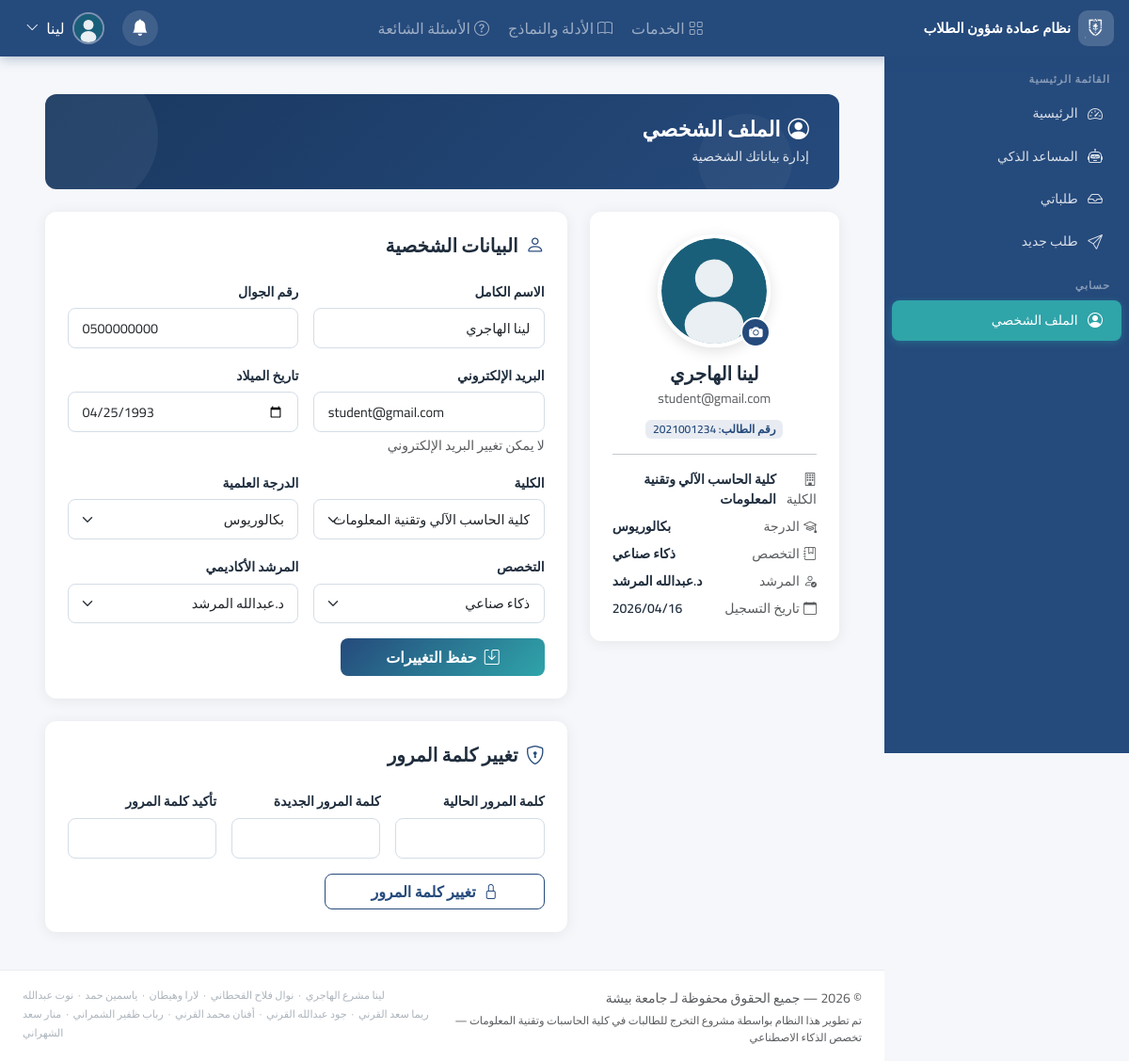
The page /student/profile.php (signed in) on the database its author committed.
### tables this page shows
CREATE TABLE `system_settings` (
  `id` int(10) UNSIGNED NOT NULL,
  `setting_key` varchar(100) NOT NULL,
  `setting_value` text DEFAULT NULL,
  `updated_at` datetime DEFAULT current_timestamp() ON UPDATE current_timestamp()
);

CREATE TABLE `users` (
  `id` int(10) UNSIGNED NOT NULL,
  `user_type_id` int(10) UNSIGNED NOT NULL,
  `student_number` varchar(20) DEFAULT NULL,
  `full_name` varchar(150) NOT NULL,
  `national_id` varchar(20) DEFAULT NULL,
  `phone` varchar(20) DEFAULT NULL,
  `email` varchar(150) NOT NULL,
  `password` varchar(255) NOT NULL,
  `date_of_birth` date DEFAULT NULL,
  `gender` enum('male','female') DEFAULT 'male',
  `college_id` int(10) UNSIGNED DEFAULT NULL,
  `degree_id` int(10) UNSIGNED DEFAULT NULL,
  `major_id` int(10) UNSIGNED DEFAULT NULL,
  `academic_advisor_id` int(10) UNSIGNED DEFAULT NULL,
  `profile_image` varchar(255) DEFAULT NULL,
  `status` enum('active','inactive','suspended') DEFAULT 'active',
  `activation` tinyint(1) DEFAULT 1,
  `last_login` datetime DEFAULT NULL,
  `created_at` datetime DEFAULT current_timestamp(),
  `updated_at` datetime DEFAULT current_timestamp() ON UPDATE current_timestamp()
);

CREATE TABLE `colleges` (
  `id` int(10) UNSIGNED NOT NULL,
  `title` varchar(150) NOT NULL,
  `status` enum('active','inactive') DEFAULT 'active'
);

CREATE TABLE `degrees` (
  `id` int(10) UNSIGNED NOT NULL,
  `title` varchar(100) NOT NULL,
  `status` enum('active','inactive') DEFAULT 'active'
);

CREATE TABLE `majors` (
  `id` int(10) UNSIGNED NOT NULL,
  `title` varchar(200) NOT NULL,
  `college_id` int(10) UNSIGNED DEFAULT NULL,
  `degree_id` int(10) UNSIGNED DEFAULT NULL,
  `status` enum('active','inactive') DEFAULT 'active',
  `created_at` timestamp NOT NULL DEFAULT current_timestamp()
);

### student/profile.php (the view, shortened to what the rows shown need)
<?php
require_once __DIR__ . '/../includes/db.php';
require_once __DIR__ . '/../includes/functions.php';
$userId = getUserId();
$stmt = $pdo->prepare("
    SELECT u.*, ut.title as user_type, c.title as college_title, d.title as degree_title,
           m.title as major_title, adv.full_name as advisor_name
    FROM users u
    JOIN user_types ut ON ut.id = u.user_type_id
    LEFT JOIN colleges c ON c.id = u.college_id
    LEFT JOIN degrees d ON d.id = u.degree_id
    LEFT JOIN majors m ON m.id = u.major_id
    LEFT JOIN users adv ON adv.id = u.academic_advisor_id
    WHERE u.id = ?
");
$stmt->execute([$userId]);
$user = $stmt->fetch();
$colleges  = $pdo->query("SELECT * FROM colleges WHERE status='active' ORDER BY title")->fetchAll();
$degrees   = $pdo->query("SELECT * FROM degrees  WHERE status='active' ORDER BY title")->fetchAll();
$majors    = $pdo->query("SELECT * FROM majors   WHERE status='active' ORDER BY title")->fetchAll();
$advisorTypeId = (int)$pdo->query("SELECT id FROM user_types WHERE title='academic_advisor'")->fetchColumn();
$advisors = $pdo->prepare("SELECT id, full_name FROM users WHERE user_type_id=? AND status='active' ORDER BY full_name");
$advisors->execute([$advisorTypeId]);
$advisors = $advisors->fetchAll();
require_once __DIR__ . '/../includes/header.php';
?>
<div class="container-fluid px-4 py-3">
    <div class="page-header">
        <h1><i class="bi bi-person-circle me-2"></i>الملف الشخصي</h1>
    </div>
    <div class="row g-4">
        <div class="col-lg-4">
            <div class="std-card p-4 text-center">
                <div class="profile-avatar-wrap">
                    <img src="<?= getUserAvatar($user['profile_image'] ?? '', $user['gender']) ?>"
                         alt="صورتي" class="profile-avatar" id="avatarPreview">
                    <label for="avatarInput" class="profile-avatar-edit" title="تغيير الصورة">
                        <i class="bi bi-camera-fill"></i>
                    </label>
                </div>
                <h5 class="fw-bold mb-1"><?= htmlspecialchars($user['full_name']) ?></h5>
                <p class="text-muted small mb-2"><?= htmlspecialchars($user['email']) ?></p>
                <?php if ($user['student_number']): ?>
                    <span class="badge bg-primary-soft text-primary">رقم الطالب: <?= htmlspecialchars($user['student_number']) ?></span>
                <?php endif; ?>
                <hr>
                <div class="text-start">
                    <div class="d-flex justify-content-between small mb-2">
                        <span class="text-muted"><i class="bi bi-building me-1"></i>الكلية</span>
                        <span class="fw-600"><?= htmlspecialchars($user['college_title'] ?? '—') ?></span>
                    </div>
                    <div class="d-flex justify-content-between small mb-2">
                        <span class="text-muted"><i class="bi bi-mortarboard me-1"></i>الدرجة</span>
                        <span class="fw-600"><?= htmlspecialchars($user['degree_title'] ?? '—') ?></span>
                    </div>
                    <div class="d-flex justify-content-between small mb-2">
                        <span class="text-muted"><i class="bi bi-journal-bookmark me-1"></i>التخصص</span>
                        <span class="fw-600"><?= htmlspecialchars($user['major_title'] ?? '—') ?></span>
                    </div>
                    <div class="d-flex justify-content-between small mb-2">
                        <span class="text-muted"><i class="bi bi-person-check me-1"></i>المرشد</span>
                        <span class="fw-600"><?= htmlspecialchars($user['advisor_name'] ?? '—') ?></span>
                    </div>
                    <div class="d-flex justify-content-between small">
                        <span class="text-muted"><i class="bi bi-calendar me-1"></i>تاريخ التسجيل</span>
                        <span class="fw-600"><?= formatDate($user['created_at']) ?></span>
                    </div>
                </div>
            </div>
        </div>
        <div class="col-lg-8">
            <div class="std-card p-4 mb-4">
                <form method="POST" action="/STD/backend/update_profile.php" enctype="multipart/form-data" id="profileForm">
                    <div class="row g-3">
                        <div class="col-md-6">
                            <label class="form-label">الاسم الكامل</label>
                            <input type="text" name="full_name" class="form-control" required
                                   value="<?= htmlspecialchars($user['full_name']) ?>">
                        </div>
                        <div class="col-md-6">
                            <label class="form-label">رقم الجوال</label>
                            <input type="tel" name="phone" class="form-control"
                                   value="<?= htmlspecialchars($user['phone'] ?? '') ?>">
                        </div>
                        <div class="col-md-6">
                            <label class="form-label">البريد الإلكتروني</label>
                            <input type="email" class="form-control" value="<?= htmlspecialchars($user['email']) ?>" readonly>
                            <div class="form-text">لا يمكن تغيير البريد الإلكتروني</div>
                        </div>
                        <div class="col-md-6">
                            <label class="form-label">تاريخ الميلاد</label>
                            <input type="date" name="date_of_birth" class="form-control"
                                   value="<?= htmlspecialchars($user['date_of_birth'] ?? '') ?>">
                        </div>
                        <div class="col-md-6">
                            <label class="form-label">الكلية</label>
                            <select name="college_id" class="form-select">
                                <?php foreach ($colleges as $c): ?>
                                    <option value="<?= $c['id'] ?>" <?= $user['college_id'] == $c['id'] ? 'selected' : '' ?>>
                                        <?= htmlspecialchars($c['title']) ?>
                                    </option>
                                <?php endforeach; ?>
                            </select>
                        </div>
                        <div class="col-md-6">
                            <label class="form-label">الدرجة العلمية</label>
                            <select name="degree_id" class="form-select">
                                <?php foreach ($degrees as $d): ?>
                                    <option value="<?= $d['id'] ?>" <?= $user['degree_id'] == $d['id'] ? 'selected' : '' ?>>
                                        <?= htmlspecialchars($d['title']) ?>
                                    </option>
                                <?php endforeach; ?>
                            </select>
                        </div>
                        <div class="col-md-6">
                            <label class="form-label">التخصص</label>
                            <select name="major_id" class="form-select">
                                <?php foreach ($majors as $m): ?>
                                    <option value="<?= $m['id'] ?>" <?= $user['major_id'] == $m['id'] ? 'selected' : '' ?>>
                                        <?= htmlspecialchars($m['title']) ?>
                                    </option>
                                <?php endforeach; ?>
                            </select>
                        </div>
                        <div class="col-md-6">
                            <label class="form-label">المرشد الأكاديمي</label>
                            <select name="academic_advisor_id" class="form-select">
                                <?php foreach ($advisors as $a): ?>
                                    <option value="<?= $a['id'] ?>" <?= $user['academic_advisor_id'] == $a['id'] ? 'selected' : '' ?>>
                                        <?= htmlspecialchars($a['full_name']) ?>
                                    </option>
                                <?php endforeach; ?>
                            </select>
                        </div>
                    </div>
                </form>
            </div>
        </div>
    </div>
</div>
<?php require_once __DIR__ . '/../includes/footer.php'; ?>

### includes/header.php (shortened to what the rows shown need)
<?php
$siteName = getSetting('site_name', 'نظام شؤون الطلاب');
$siteLogo = getSetting('site_logo', '');
$userType  = $_SESSION['user_type'] ?? '';
$prefix = '/STD';
$dashLink = match($userType) {
    'student'          => "$prefix/student/dashboard.php",
    'admin'            => "$prefix/admin/dashboard.php",
    'manager'          => "$prefix/manager/dashboard.php",
    'academic_advisor' => "$prefix/advisor/dashboard.php",
    default            => "$prefix/login.php",
};
?>
<!DOCTYPE html>
<html lang="ar" dir="rtl">
<head>
    <link rel="stylesheet" href="https://cdn.jsdelivr.net/npm/bootstrap@5.3.3/dist/css/bootstrap.rtl.min.css">
    <link rel="stylesheet" href="https://cdn.jsdelivr.net/npm/bootstrap-icons@1.11.3/font/bootstrap-icons.min.css">
    <link rel="stylesheet" href="<?= $prefix ?>/assets/css/style.css?v=<?= filemtime($_SERVER['DOCUMENT_ROOT'].'/STD/assets/css/style.css') ?>">
</head>
<body class="<?= $userType ?>-layout">
<nav class="std-navbar navbar navbar-expand-lg navbar-dark">
    <div class="container-fluid px-3 gap-2">
        <a class="d-flex align-items-center gap-2 text-decoration-none" href="<?= $dashLink ?>">
            <div class="brand-icon">
                <?php if ($siteLogo): ?>
                    <img src="/STD/assets/uploads/<?= htmlspecialchars($siteLogo) ?>" alt="<?= htmlspecialchars($siteName) ?>" style="width:36px;height:36px;object-fit:contain;border-radius:6px;">
                <?php else: ?>
                    <i class="bi bi-mortarboard-fill"></i>
                <?php endif; ?>
            </div>
            <span class="brand-title d-none d-sm-block"><?= htmlspecialchars($siteName) ?></span>
        </a>
    </div>
</nav>
<div class="layout-wrapper">
<div class="page-body">
<div class="page-content">

### includes/footer.php (shortened to what the rows shown need)
<?php
$uniName = getSetting('university_name', 'جامعة بيشة');
?>
</div>
<footer class="main-footer">
    <div class="container-fluid px-4">
        <div class="row align-items-start py-3 g-2">
            <div class="col-md-6 text-center text-md-start">
                <span class="text-muted small">
                    &copy; <?= date('Y') ?> — جميع الحقوق محفوظة
                    لـ <?= htmlspecialchars($uniName) ?>
                </span>
                <div class="text-muted mt-1" style="font-size:.72rem;line-height:1.6;">
                    تم تطوير هذا النظام بواسطة مشروع التخرج للطالبات في
                    كلية الحاسبات وتقنية المعلومات — تخصص الذكاء الاصطناعي
                </div>
            </div>
        </div>
    </div>
</footer>
</div>
</div>
</body>
</html>

### rows shown on the page
system_settings: setting_value (picture)
system_settings: setting_value "نظام عمادة شؤون الطلاب"
users: profile_image+gender (picture), full_name "لينا الهاجري", email "student@gmail.com", student_number "2021001234", college.title "كلية الحاسب الآلي وتقنية المعلومات", degree.title "بكالوريوس", major.title "ذكاء صناعي", academic_advisor.full_name "د.عبدالله المرشد", created_at "2026/04/16", phone "0500000000", date_of_birth "04/25/1993", college_id "كلية الحاسب الآلي وتقنية المعلومات", degree_id "بكالوريوس", major_id "ذكاء صناعي", academic_advisor_id "د.عبدالله المرشد"
system_settings: setting_value "جامعة بيشة"

### other values the page prints
$label "الخدمات"
$label "الأدلة والنماذج"
$label "الأسئلة الشائعة"
explode(' ', $fullName)[0] "لينا"
